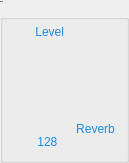
             <widget class="QGroupBox" name="reverbSection">
              <property name="sizePolicy">
               <sizepolicy hsizetype="Preferred" vsizetype="Preferred">
                <horstretch>0</horstretch>
                <verstretch>0</verstretch>
               </sizepolicy>
              </property>
              <property name="minimumSize">
               <size>
                <width>129</width>
                <height>0</height>
               </size>
              </property>
              <property name="maximumSize">
               <size>
                <width>129</width>
                <height>16777215</height>
               </size>
              </property>
              <property name="font">
               <font>
                <pointsize>-1</pointsize>
                <bold>true</bold>
                <underline>false</underline>
               </font>
              </property>
              <property name="styleSheet">
               <string notr="true">QLabel {
    color: #168de0;
}
</string>
              </property>
              <property name="title">
               <string>Reverb</string>
              </property>
              <layout class="QGridLayout" name="reverbLayout">
               <item row="0" column="0">
                <layout class="QVBoxLayout" name="revContainer">
                 <property name="leftMargin">
                  <number>1</number>
                 </property>
                 <property name="topMargin">
                  <number>6</number>
                 </property>
                 <property name="rightMargin">
                  <number>6</number>
                 </property>
                 <item>
                  <widget class="QLabel" name="lblRevLevel">
                   <property name="text">
                    <string>Level</string>
                   </property>
                   <property name="alignment">
                    <set>Qt::AlignmentFlag::AlignRight|Qt::AlignmentFlag::AlignTrailing|Qt::AlignmentFlag::AlignVCenter</set>
                   </property>
                  </widget>
                 </item>
                 <item alignment="Qt::AlignmentFlag::AlignLeft">
                  <widget class="RemoteKnob" name="knobRevLevel" native="true">
                   <property name="minimumSize">
                    <size>
                     <width>84</width>
                     <height>84</height>
                    </size>
                   </property>
                   <property name="maximumSize">
                    <size>
                     <width>84</width>
                     <height>84</height>
                    </size>
                   </property>
                  </widget>
                 </item>
                 <item>
                  <widget class="QLabel" name="valRevLevel">
                   <property name="text">
                    <string>128  </string>
                   </property>
                   <property name="alignment">
                    <set>Qt::AlignmentFlag::AlignRight|Qt::AlignmentFlag::AlignTrailing|Qt::AlignmentFlag::AlignVCenter</set>
                   </property>
                  </widget>
                 </item>
                </layout>
               </item>
               <item row="0" column="1">
                <layout class="QVBoxLayout" name="revBtnContainer">
                 <item>
                  <spacer name="verticalSpacer">
                   <property name="orientation">
                    <enum>Qt::Orientation::Vertical</enum>
                   </property>
                   <property name="sizeHint" stdset="0">
                    <size>
                     <width>20</width>
                     <height>40</height>
                    </size>
                   </property>
                  </spacer>
                 </item>
                 <item alignment="Qt::AlignmentFlag::AlignBottom">
                  <widget class="QToolButton" name="btnReverbSwitch">
                   <property name="styleSheet">
                    <string notr="true">QToolButton {
    border: none;
    background-color: transparent;
    /* Dimensions augmentées à 36px */
    min-width: 36px;
    max-width: 36px;
    min-height: 36px;
    max-height: 36px;
    padding: 0px;
    border-image: url(:/img/led-button-blue.png) 0 120 0 0; 
}
QToolButton:hover {
    background-color: rgba(255, 255, 255, 0.05);
    border-radius: 18px; /* Moitié de 36px pour un survol rond parfait */
}
QToolButton:checked {
    border-image: url(:/img/led-button-blue.png) 0 0 0 120;
}
</string>
                   </property>
                   <property name="checkable">
                    <bool>true</bool>
                   </property>
                   <property name="fixedSize" stdset="0">
                    <size>
                     <width>22</width>
                     <height>22</height>
                    </size>
                   </property>
                  </widget>
                 </item>
                 <item alignment="Qt::AlignmentFlag::AlignBottom">
                  <widget class="QLabel" name="lblReverbSwitch">
                   <property name="minimumSize">
                    <size>
                     <width>0</width>
                     <height>40</height>
                    </size>
                   </property>
                   <property name="text">
                    <string>Reverb</string>
                   </property>
                   <property name="alignment">
                    <set>Qt::AlignmentFlag::AlignCenter</set>
                   </property>
                  </widget>
                 </item>
                </layout>
               </item>
              </layout>
             </widget>
